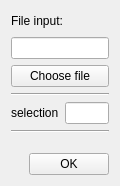
<?xml version="1.0" encoding="UTF-8"?>
<ui version="4.0">
 <class>specFileSelection</class>
 <widget class="QWidget" name="specFileSelection">
  <property name="geometry">
   <rect>
    <x>0</x>
    <y>0</y>
    <width>120</width>
    <height>186</height>
   </rect>
  </property>
  <property name="windowTitle">
   <string>File selection</string>
  </property>
  <layout class="QGridLayout" name="gridLayout">
   <item row="0" column="0">
    <layout class="QGridLayout" name="gridLayout_2">
     <item row="0" column="0">
      <layout class="QHBoxLayout" name="horizontalLayout">
       <item>
        <widget class="QLabel" name="label_14">
         <property name="text">
          <string>File input: </string>
         </property>
        </widget>
       </item>
       <item>
        <spacer name="horizontalSpacer_12">
         <property name="orientation">
          <enum>Qt::Horizontal</enum>
         </property>
         <property name="sizeHint" stdset="0">
          <size>
           <width>40</width>
           <height>20</height>
          </size>
         </property>
        </spacer>
       </item>
      </layout>
     </item>
     <item row="1" column="0">
      <widget class="QLineEdit" name="inputFileLE"/>
     </item>
     <item row="2" column="0">
      <widget class="QPushButton" name="chooseInputFileBtn">
       <property name="text">
        <string>Choose file</string>
       </property>
      </widget>
     </item>
     <item row="3" column="0">
      <widget class="Line" name="line">
       <property name="orientation">
        <enum>Qt::Horizontal</enum>
       </property>
      </widget>
     </item>
     <item row="4" column="0">
      <layout class="QHBoxLayout" name="horizontalLayout_12">
       <item>
        <widget class="QLabel" name="label">
         <property name="text">
          <string>selection</string>
         </property>
        </widget>
       </item>
       <item>
        <layout class="QHBoxLayout" name="horizontalLayout_2">
         <item>
          <widget class="QLineEdit" name="scanSelectionInput"/>
         </item>
         <item>
          <layout class="QHBoxLayout" name="horizontalLayout_13">
           <item>
            <spacer name="horizontalSpacer_17">
             <property name="orientation">
              <enum>Qt::Horizontal</enum>
             </property>
             <property name="sizeHint" stdset="0">
              <size>
               <width>40</width>
               <height>20</height>
              </size>
             </property>
            </spacer>
           </item>
          </layout>
         </item>
        </layout>
       </item>
      </layout>
     </item>
     <item row="5" column="0">
      <widget class="Line" name="line_2">
       <property name="orientation">
        <enum>Qt::Horizontal</enum>
       </property>
      </widget>
     </item>
     <item row="6" column="0">
      <spacer name="verticalSpacer_3">
       <property name="orientation">
        <enum>Qt::Vertical</enum>
       </property>
       <property name="sizeHint" stdset="0">
        <size>
         <width>20</width>
         <height>40</height>
        </size>
       </property>
      </spacer>
     </item>
     <item row="7" column="0">
      <layout class="QHBoxLayout" name="horizontalLayout_3">
       <item>
        <spacer name="horizontalSpacer">
         <property name="orientation">
          <enum>Qt::Horizontal</enum>
         </property>
         <property name="sizeHint" stdset="0">
          <size>
           <width>40</width>
           <height>20</height>
          </size>
         </property>
        </spacer>
       </item>
       <item>
        <widget class="QPushButton" name="okBtn">
         <property name="text">
          <string>OK</string>
         </property>
        </widget>
       </item>
      </layout>
     </item>
    </layout>
   </item>
  </layout>
 </widget>
 <resources/>
 <connections/>
</ui>
